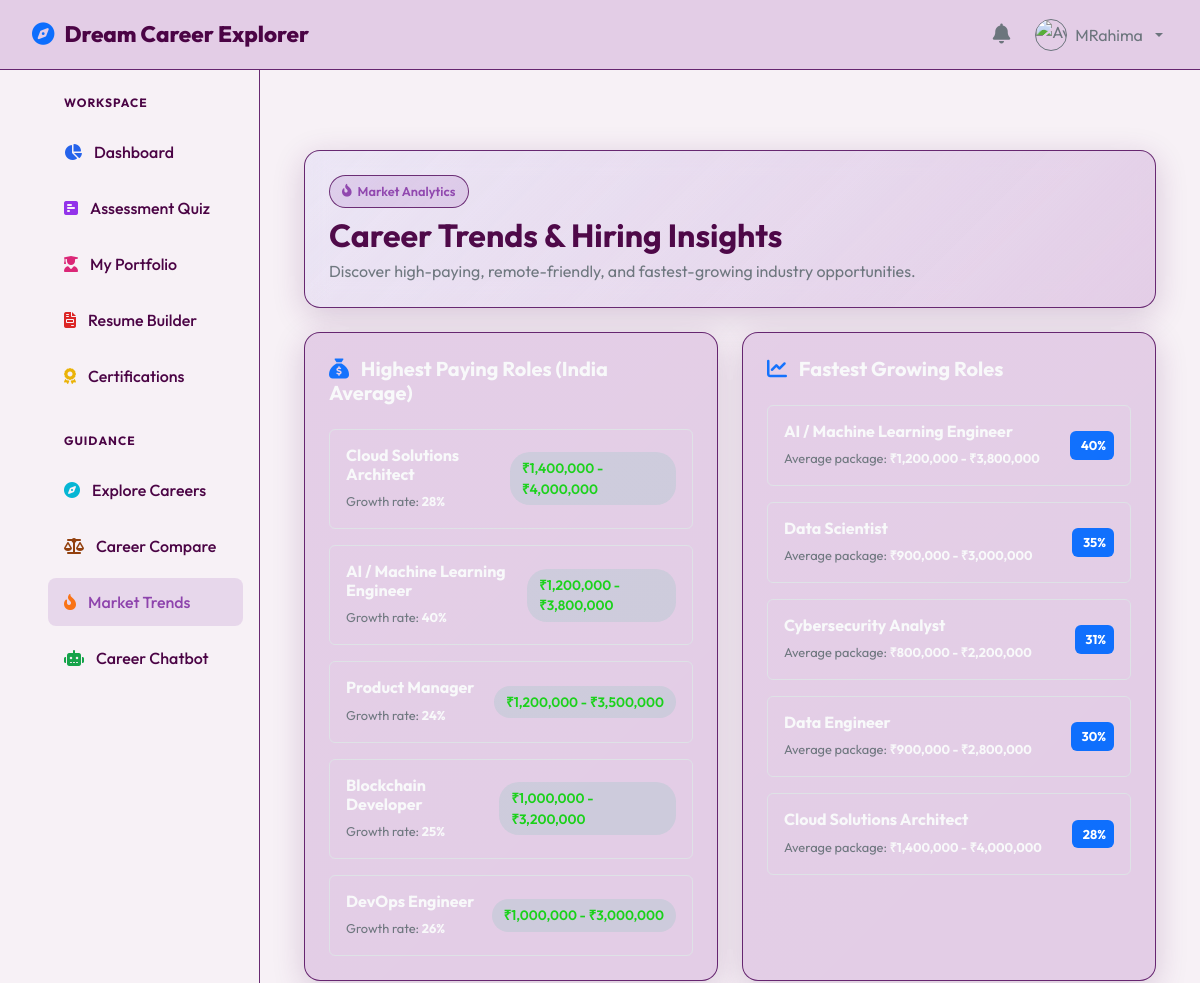
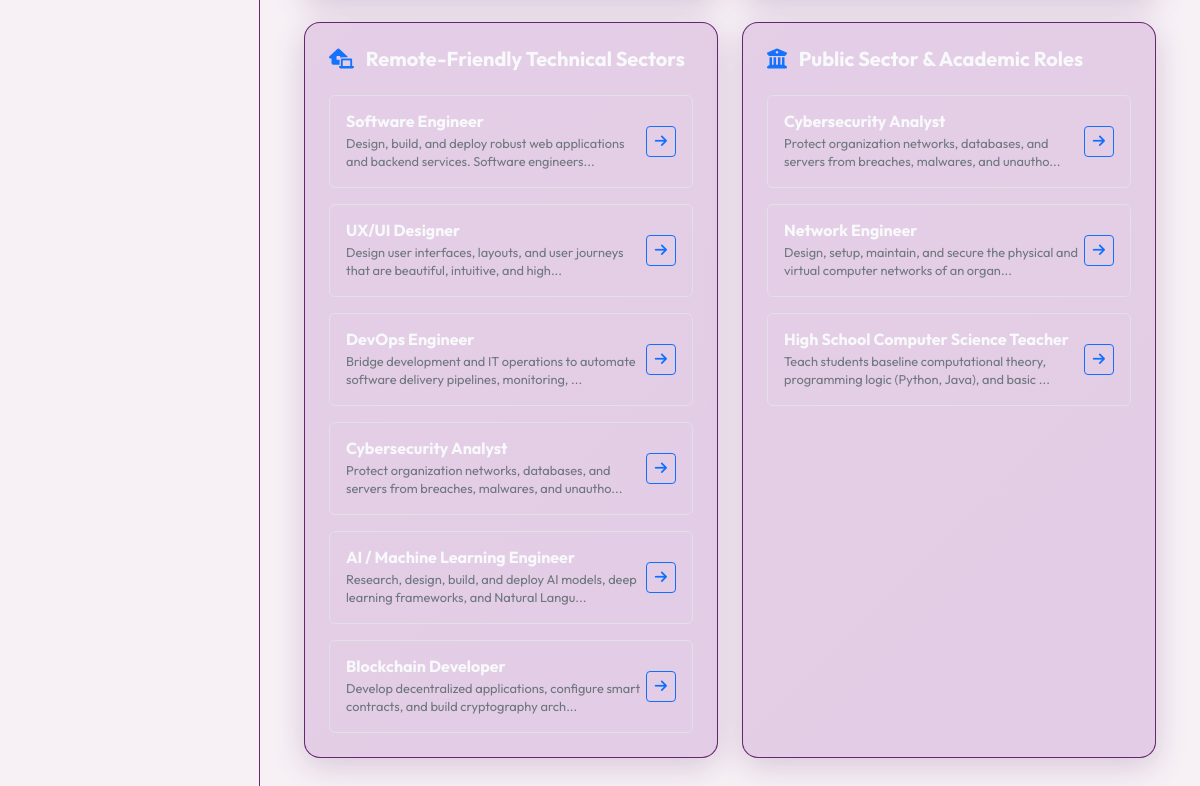
Page /trends (signed in) on the committed database (2 pictures, top to bottom).
### app/models.py (models this page shows, shortened)
class User(db.Model):
    __tablename__ = 'users'
    id = db.Column(db.Integer, primary_key=True)
    username = db.Column(db.String(50), unique=True, nullable=False)
    email = db.Column(db.String(100), unique=True, nullable=False)
    password_hash = db.Column(db.String(256), nullable=False)
    full_name = db.Column(db.String(100), nullable=False)
    role = db.Column(db.Enum('student', 'admin', name='user_roles'), default='student', nullable=False)
    profile_pic = db.Column(db.String(256), default='default.png')
    department = db.Column(db.String(100), nullable=True)
    qualification = db.Column(db.String(100), nullable=True)
    created_at = db.Column(db.DateTime, default=datetime.utcnow)
    portfolio = db.relationship('Portfolio', backref='user', uselist=False, cascade="all, delete-orphan")
    skills = db.relationship('StudentSkill', backref='user', cascade="all, delete-orphan")
    certificates = db.relationship('Certificate', backref='user', cascade="all, delete-orphan")
    projects = db.relationship('Project', backref='user', cascade="all, delete-orphan")
    quiz_results = db.relationship('QuizResult', backref='user', cascade="all, delete-orphan")
    progress = db.relationship('LearningProgress', backref='user', cascade="all, delete-orphan")
    notifications = db.relationship('Notification', backref='user', cascade="all, delete-orphan")

class Career(db.Model):
    __tablename__ = 'careers'
    id = db.Column(db.Integer, primary_key=True)
    title = db.Column(db.String(100), unique=True, nullable=False)
    overview = db.Column(db.Text, nullable=False)
    responsibilities = db.Column(db.Text, nullable=False)
    average_salary_in = db.Column(db.String(50), nullable=False)  # e.g. "₹8,000,000"
    average_salary_intl = db.Column(db.String(50), nullable=False)  # e.g. "$110,000"
    future_scope = db.Column(db.Text, nullable=False)
    growth_rate = db.Column(db.String(20), nullable=False)  # e.g. "22%"
    top_companies = db.Column(db.Text, nullable=False)  # Comma-separated (Google, Microsoft)
    required_certifications = db.Column(db.Text, nullable=True)
    required_degrees = db.Column(db.Text, nullable=True)
    portfolio_projects = db.Column(db.Text, nullable=True)  # JSON-string array of projects
    interview_tips = db.Column(db.Text, nullable=True)
    video_url = db.Column(db.String(256), nullable=True)
    success_story = db.Column(db.Text, nullable=True)
    skills_required = db.relationship('CareerSkill', backref='career', cascade="all, delete-orphan")
    courses = db.relationship('Course', backref='career', cascade="all, delete-orphan")
    roadmap_stages = db.relationship('Roadmap', backref='career', cascade="all, delete-orphan")

### app/blueprints/main/routes.py (the view)
@main_bp.route('/trends')
def trends():
    careers_list = Career.query.all()
    def extract_sal(sal_str):
        digits = ''.join(c for c in sal_str if c.isdigit())
        return int(digits) if digits else 0
    highest_paying = sorted(careers_list, key=lambda c: extract_sal(c.average_salary_in), reverse=True)[:5]
    def extract_growth(growth_str):
        digits = ''.join(c for c in growth_str if c.isdigit())
        return int(digits) if digits else 0
    fastest_growing = sorted(careers_list, key=lambda c: extract_growth(c.growth_rate), reverse=True)[:5]
    remote_friendly = [c for c in careers_list if any(x in c.title.lower() for x in ['developer', 'engineer', 'ui', 'ux', 'analyst', 'marketer'])][:6]
    gov_jobs = [c for c in careers_list if any(x in c.title.lower() for x in ['teacher', 'professor', 'civil', 'network', 'security'])][:6]
    return render_template(
        'student/trends.html',
        highest_paying=highest_paying,
        fastest_growing=fastest_growing,
        remote_friendly=remote_friendly,
        gov_jobs=gov_jobs
    )

### app/templates/student/trends.html (shortened to what this page needs)
{% extends "base.html" %}
{% block content %}
<div class="container py-4">
    <div class="row mb-4" data-aos="fade-down">
        <div class="col-12">
            <div class="glass-card" style="background: linear-gradient(135deg, rgba(99, 102, 241, 0.08) 0%, var(--bg-card) 100%);">
                <div class="d-flex flex-column flex-md-row justify-content-between align-items-md-center gap-3">
                    <div>
                        <span class="badge-custom badge-tech mb-2"><i class="fa-solid fa-fire-flame-curved"></i> Market Analytics</span>
                        <h2 class="fw-bold mb-1">Career Trends & Hiring Insights</h2>
                        <p class="text-secondary mb-0">Discover high-paying, remote-friendly, and fastest-growing industry opportunities.</p>
                    </div>
                </div>
            </div>
        </div>
    </div>
    <div class="row g-4">
        <div class="col-md-6" data-aos="fade-up" data-aos-delay="100">
            <div class="glass-card h-100">
                <h5 class="fw-bold text-light mb-4"><i class="fa-solid fa-sack-dollar text-primary me-2"></i> Highest Paying Roles (India Average)</h5>
                <div class="d-flex flex-column gap-3">
                    {% for c in highest_paying %}
                        <div class="p-3 rounded border border-color bg-transparent d-flex justify-content-between align-items-center">
                            <div>
                                <h6 class="fw-bold text-light mb-1">{{ c.title }}</h6>
                                <span class="text-secondary" style="font-size: 0.8rem;">Growth rate: <strong class="text-light">{{ c.growth_rate }}</strong></span>
                            </div>
                            <span class="badge-custom badge-success" style="font-size: 0.85rem;">{{ c.average_salary_in }}</span>
                        </div>
                    {% endfor %}
                </div>
            </div>
        </div>
        <div class="col-md-6" data-aos="fade-up" data-aos-delay="200">
            <div class="glass-card h-100">
                <h5 class="fw-bold text-light mb-4"><i class="fa-solid fa-chart-line text-primary me-2"></i> Fastest Growing Roles</h5>
                <div class="d-flex flex-column gap-3">
                    {% for c in fastest_growing %}
                        <div class="p-3 rounded border border-color bg-transparent d-flex justify-content-between align-items-center">
                            <div>
                                <h6 class="fw-bold text-light mb-1">{{ c.title }}</h6>
                                <span class="text-secondary" style="font-size: 0.8rem;">Average package: <strong class="text-light">{{ c.average_salary_in }}</strong></span>
                            </div>
                            <span class="badge bg-primary p-2" style="font-size: 0.8rem;"> {{ c.growth_rate }}</span>
                        </div>
                    {% endfor %}
                </div>
            </div>
        </div>
        <div class="col-md-6" data-aos="fade-up" data-aos-delay="300">
            <div class="glass-card h-100">
                <h5 class="fw-bold text-light mb-4"><i class="fa-solid fa-house-laptop text-primary me-2"></i> Remote-Friendly Technical Sectors</h5>
                <div class="d-flex flex-column gap-3">
                    {% for c in remote_friendly %}
                        <div class="p-3 rounded border border-color bg-transparent d-flex justify-content-between align-items-center">
                            <div>
                                <h6 class="fw-bold text-light mb-1">{{ c.title }}</h6>
                                <p class="text-secondary mb-0" style="font-size: 0.8rem; line-height: 1.4;">{{ c.overview[:90] }}...</p>
                            </div>
                            <a href="{{ url_for('main.career_detail', career_id=c.id) }}" class="btn btn-outline-primary btn-sm border-color"><i class="fa-solid fa-arrow-right"></i></a>
                        </div>
                    {% endfor %}
                </div>
            </div>
        </div>
        <div class="col-md-6" data-aos="fade-up" data-aos-delay="400">
            <div class="glass-card h-100">
                <h5 class="fw-bold text-light mb-4"><i class="fa-solid fa-building-columns text-primary me-2"></i> Public Sector & Academic Roles</h5>
                <div class="d-flex flex-column gap-3">
                    {% for c in gov_jobs %}
                        <div class="p-3 rounded border border-color bg-transparent d-flex justify-content-between align-items-center">
                            <div>
                                <h6 class="fw-bold text-light mb-1">{{ c.title }}</h6>
                                <p class="text-secondary mb-0" style="font-size: 0.8rem; line-height: 1.4;">{{ c.overview[:90] }}...</p>
                            </div>
                            <a href="{{ url_for('main.career_detail', career_id=c.id) }}" class="btn btn-outline-primary btn-sm border-color"><i class="fa-solid fa-arrow-right"></i></a>
                        </div>
                    {% endfor %}
                </div>
            </div>
        </div>
    </div>
</div>
{% endblock %}

### app/templates/base.html (shortened to what this page needs)
<!DOCTYPE html>
<html lang="en" data-theme="dark">
<head>
    <link href="https://cdn.jsdelivr.net/npm/bootstrap@5.3.0/dist/css/bootstrap.min.css" rel="stylesheet">
    <link href="https://cdnjs.cloudflare.com/ajax/libs/font-awesome/6.4.0/css/all.min.css" rel="stylesheet">
    <link href="https://unpkg.com/aos@2.3.1/dist/aos.css" rel="stylesheet">
    <link rel="stylesheet" href="{{ url_for('static', filename='css/style.css') }}">
    <link rel="stylesheet" href="{{ url_for('static', filename='css/dashboard.css') }}">
    <link rel="stylesheet" href="{{ url_for('static', filename='css/landing.css') }}">
</head>
<body>
    <nav class="top-navbar">
        <a class="navbar-brand" href="{{ url_for('main.index') }}">
            <i class="fa-solid fa-compass text-primary"></i> Dream Career Explorer
        </a>
        <div class="d-flex align-items-center gap-3">
            {% if current_user %}
                {% if current_user.role == 'student' %}
                <a href="{{ url_for('student.notifications') }}" class="position-relative text-secondary p-1" title="Notifications">
                    <i class="fa-solid fa-bell fs-5"></i>
                </a>
                {% endif %}
                <div class="dropdown">
                    <button class="btn btn-link text-decoration-none dropdown-toggle text-secondary d-flex align-items-center gap-2 p-1" type="button" id="profileDropdown" data-bs-toggle="dropdown" aria-expanded="false">
                        <img src="{{ url_for('static', filename='uploads/' + current_user.profile_pic) }}" alt="Avatar" width="32" height="32" class="rounded-circle border border-secondary" onerror="this.src='https://cdn-icons-png.flaticon.com/512/3135/3135715.png';">
                        <span class="d-none d-md-inline">{{ current_user.full_name }}</span>
                    </button>
                </div>
            {% else %}
                <a href="{{ url_for('auth.login') }}" class="btn btn-outline-secondary btn-sm px-3">Login</a>
                <a href="{{ url_for('auth.register') }}" class="glow-btn btn-sm px-3 py-2 text-white">Get Started</a>
            {% endif %}
        </div>
    </nav>
    <div class="main-wrapper">
        {% if current_user %}
            <aside class="sidebar">
                <ul class="side-nav-list">
                    {% if current_user.role == 'student' %}
                        <span class="text-uppercase  fw-bold px-3 mb-2" style="font-size: 0.75rem; letter-spacing: 1px;">Workspace</span>
                        <li><a class="side-nav-link" href="{{ url_for('student.dashboard') }}"><i class="fa-solid fa-chart-pie icon-dashboard"></i> Dashboard</a></li>
                        <li><a class="side-nav-link" href="{{ url_for('student.assessment') }}"><i class="fa-solid fa-square-poll-horizontal icon-quiz"></i> Assessment Quiz</a></li>
                        <li><a class="side-nav-link" href="{{ url_for('student.portfolio') }}"><i class="fa-solid fa-user-graduate icon-portfolio"></i> My Portfolio</a></li>
                        <li><a class="side-nav-link" href="{{ url_for('student.resume') }}"><i class="fa-solid fa-file-invoice icon-resume"></i> Resume Builder</a></li>
                        <li><a class="side-nav-link" href="{{ url_for('student.certifications') }}"><i class="fa-solid fa-award icon-certifications"></i> Certifications</a></li>
                        <span class="text-uppercase  fw-bold px-3 mt-4 mb-2" style="font-size: 0.75rem; letter-spacing: 1px;">Guidance</span>
                        <li><a class="side-nav-link" href="{{ url_for('main.careers') }}"><i class="fa-solid fa-compass icon-explore"></i> Explore Careers</a></li>
                        <li><a class="side-nav-link" href="{{ url_for('main.comparison') }}"><i class="fa-solid fa-scale-balanced icon-compare"></i> Career Compare</a></li>
                        <li><a class="side-nav-link" href="{{ url_for('main.trends') }}"><i class="fa-solid fa-fire-flame-curved icon-trends"></i> Market Trends</a></li>
                        <li><a class="side-nav-link" href="{{ url_for('student.chatbot_ui') }}"><i class="fa-solid fa-robot icon-chatbot"></i> Career Chatbot</a></li>
                    {% endif %}
                </ul>
            </aside>
        {% endif %}
        <main class="content-body {% if not current_user %}w-100 m-0 p-0{% endif %}">
            {% block content %}{% endblock %}
        </main>
    </div>
</body>
</html>

### rows in the picture
User: full_name "MRahima"
Career: title "Cloud Solutions Architect", growth_rate "28%", average_salary_in "₹1,400,000 - ₹4,000,000"
Career: title "AI / Machine Learning Engineer", growth_rate "40%", average_salary_in "₹1,200,000 - ₹3,800,000", overview "Research, design, build, and deploy AI models, deep learning frameworks, and Natural Langu"
Career: title "Product Manager", growth_rate "24%", average_salary_in "₹1,200,000 - ₹3,500,000"
Career: title "Blockchain Developer", growth_rate "25%", average_salary_in "₹1,000,000 - ₹3,200,000", overview "Develop decentralized applications, configure smart contracts, and build cryptography arch"
Career: title "DevOps Engineer", growth_rate "26%", average_salary_in "₹1,000,000 - ₹3,000,000", overview "Bridge development and IT operations to automate software delivery pipelines, monitoring,"
Career: title "Data Scientist", average_salary_in "₹900,000 - ₹3,000,000", growth_rate "35%"
Career: title "Cybersecurity Analyst", average_salary_in "₹800,000 - ₹2,200,000", growth_rate "31%", overview "Protect organization networks, databases, and servers from breaches, malwares, and unautho"
Career: title "Data Engineer", average_salary_in "₹900,000 - ₹2,800,000", growth_rate "30%"
Career: title "Software Engineer", overview "Design, build, and deploy robust web applications and backend services. Software engineers"
Career: title "UX/UI Designer", overview "Design user interfaces, layouts, and user journeys that are beautiful, intuitive, and high"
Career: title "Network Engineer", overview "Design, setup, maintain, and secure the physical and virtual computer networks of an organ"
Career: title "High School Computer Science Teacher", overview "Teach students baseline computational theory, programming logic (Python, Java), and basic"
